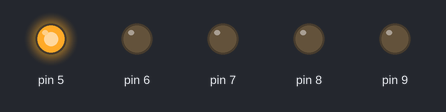
Recording of a sketch running on a simulated Arduino Uno, built with avr-gcc and run on an emulated ATmega328P. Parts: output pins drawn as LEDs (lit = HIGH).

Above: at 0.5 s.
At 3.5 s:
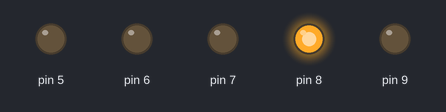
At 5.0 s:
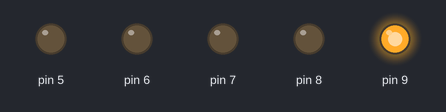
At 8.5 s:
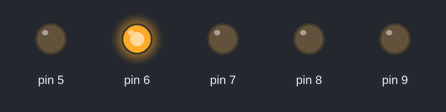
At 12.5 s:
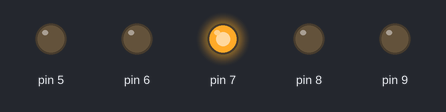
Timing chart, 0 to 13.0 s (numbered marks = the images above):
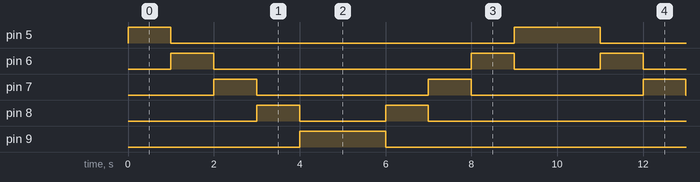

The sketch:

sketch_sep28a.ino
```cpp
void setup() {
  // put your setup code here, to run once:
  int i;
  for(int i = 5; i < 10; i++){
    pinMode(i,OUTPUT);
  }

}

void loop() {
  // put your main code here, to run repeatedly:
  for(int i = 5; i < 10; i++){
    digitalWrite(i,HIGH);
    delay(1000);
    digitalWrite(i,LOW);
  }
  for(int i = 9; i > 4; i--){
    digitalWrite(i,HIGH);
    delay(1000);
    digitalWrite(i,LOW);
  }
}
```

Measured:
- by itself, pin 5: repeats every 10.0 s: LOW 8.0 s, HIGH 2.0 s
- by itself, pin 6: repeats every 10.0 s: LOW 6.0 s, HIGH 1.0 s, LOW 2.0 s, HIGH 1.0 s
- by itself, pin 7: alternates HIGH for 1.0 s and LOW for 4.0 s
- by itself, pin 8: repeats every 10.0 s: LOW 2.0 s, HIGH 1.0 s, LOW 6.0 s, HIGH 1.0 s
- by itself, pin 9: alternates HIGH for 2.0 s and LOW for 8.0 s
